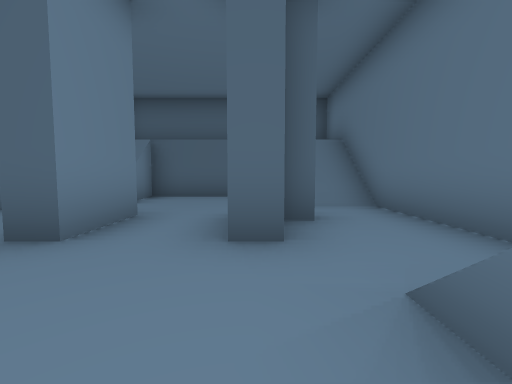
view 1 (above)

14 first-person views from a walk through a scene from a Unity 3-D project. The camera is 1.2 m above the floor, tilts 4° down and sees 90° across. The floor is counted in squares, 2 m on a side. Each view is taken from the middle of a square. On the plan, view 1 faces up. The plan holds only what a view shows up to about 9 squares ahead; the rest is blank. The place goes on beyond the plan.

view 2
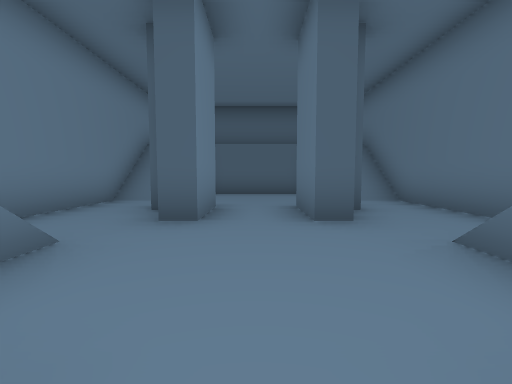

view 3
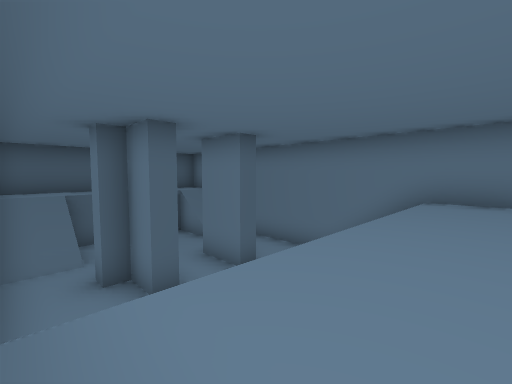

view 4
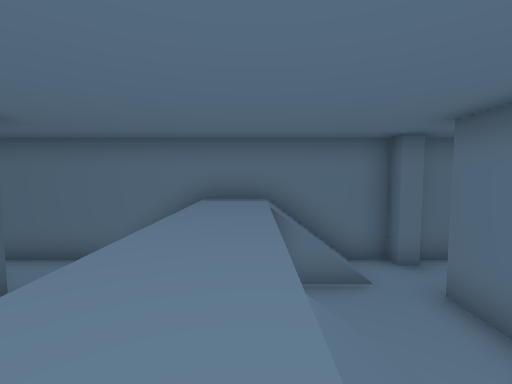

view 5
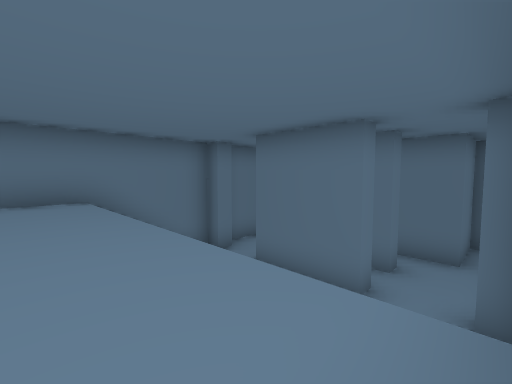

view 6
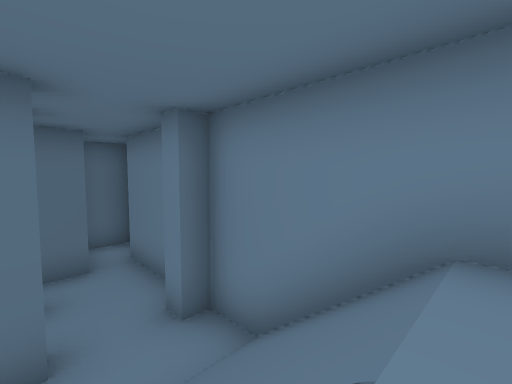

view 7
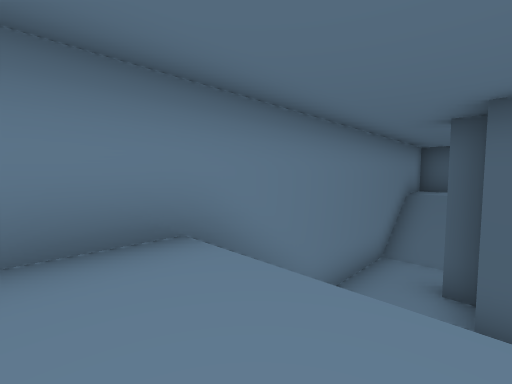

view 8
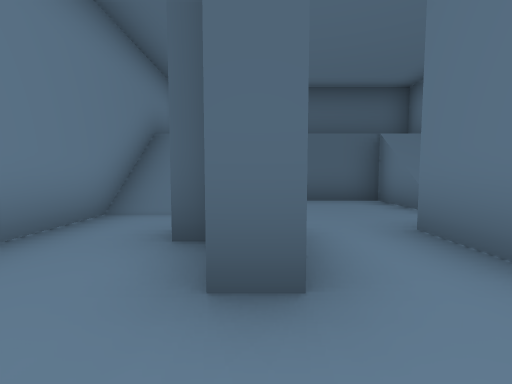

view 9
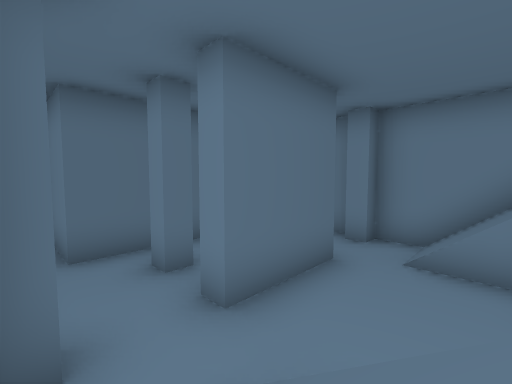

view 10
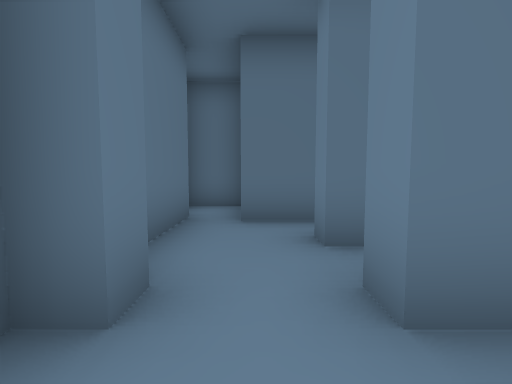

view 11
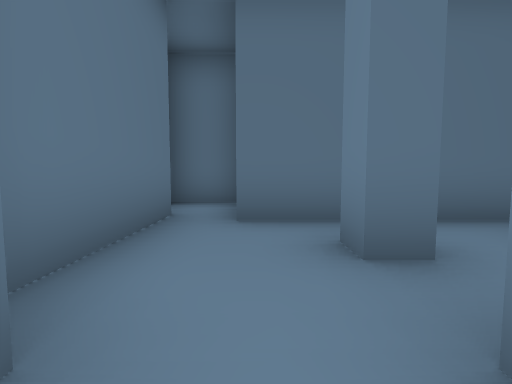

view 12
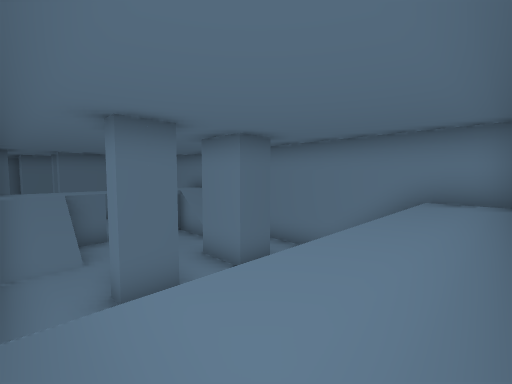

view 13
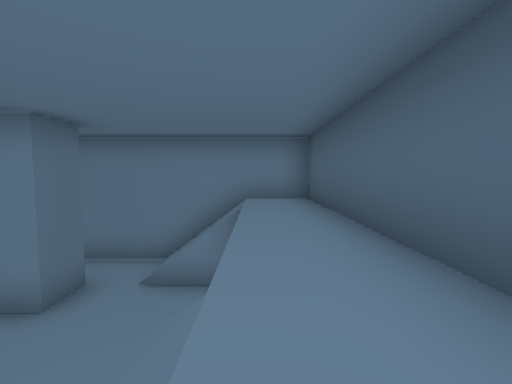

view 14
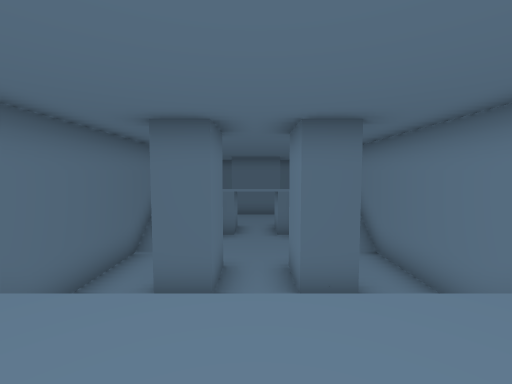

### Floor plan
Key: @ floor where view 1 was taken; # wall or solid block; . main floor; : floor 3 m higher than the main floor; / step, stairs or slope.
Columns run from 5 left of view 1 to 3 right of it. Each row starts with its distance up from view 1.
  9 #########
  8 #:::::::#
  7 #:::::::#
  6 #//...//#
  5 #//...//#
  4 #.......#
  3 #..#.#..#
  2 #.......#
  1 #//...//#
  0 #//..@//#
 -1 #:::.:::#
 -2 #:::.:::#
 -3 #//...//#
 -4 #//...//#
 -5 #.......#
 -6 ##.###.##
 -7 #..#.#..#
 -8 #.......#
 -9 #.#####.#
-10 #.#   #.#
-11 ###   ###

Where each view was taken, in squares from view 1:
view 1: 0 up, 0 right, facing up
view 2: 1 down, 1 left, facing up
view 3: 2 down, 4 left, facing up-right
view 4: 2 down, 4 left, facing right
view 5: 1 down, 4 left, facing down-right
view 6: 2 down, 2 left, facing down-left
view 7: 2 down, 2 left, facing up-left
view 8: 1 up, 2 left, facing up
view 9: 3 down, 2 right, facing down-left
view 10: 4 down, 1 right, facing down
view 11: 5 down, 1 right, facing down
view 12: 8 up, 2 right, facing down-left
view 13: 7 up, 2 right, facing left
view 14: 8 up, 1 left, facing down
